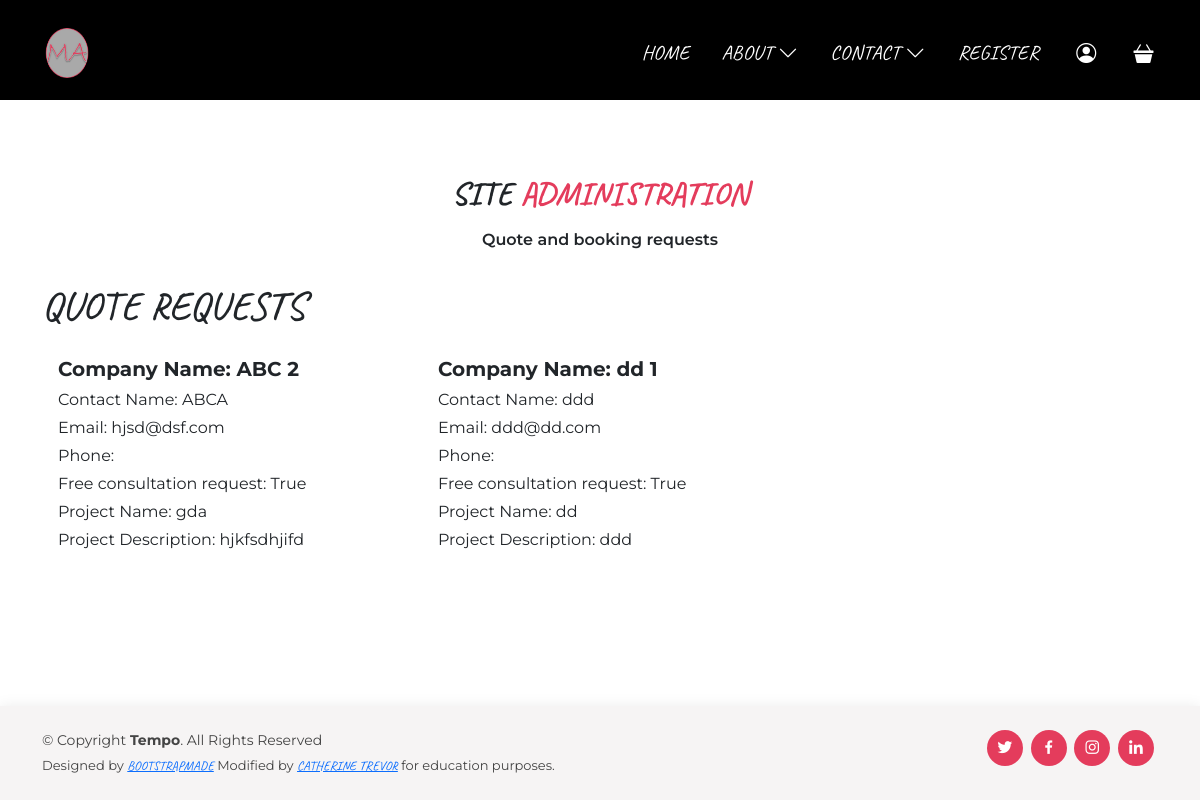
The app's page /administration/, older data.
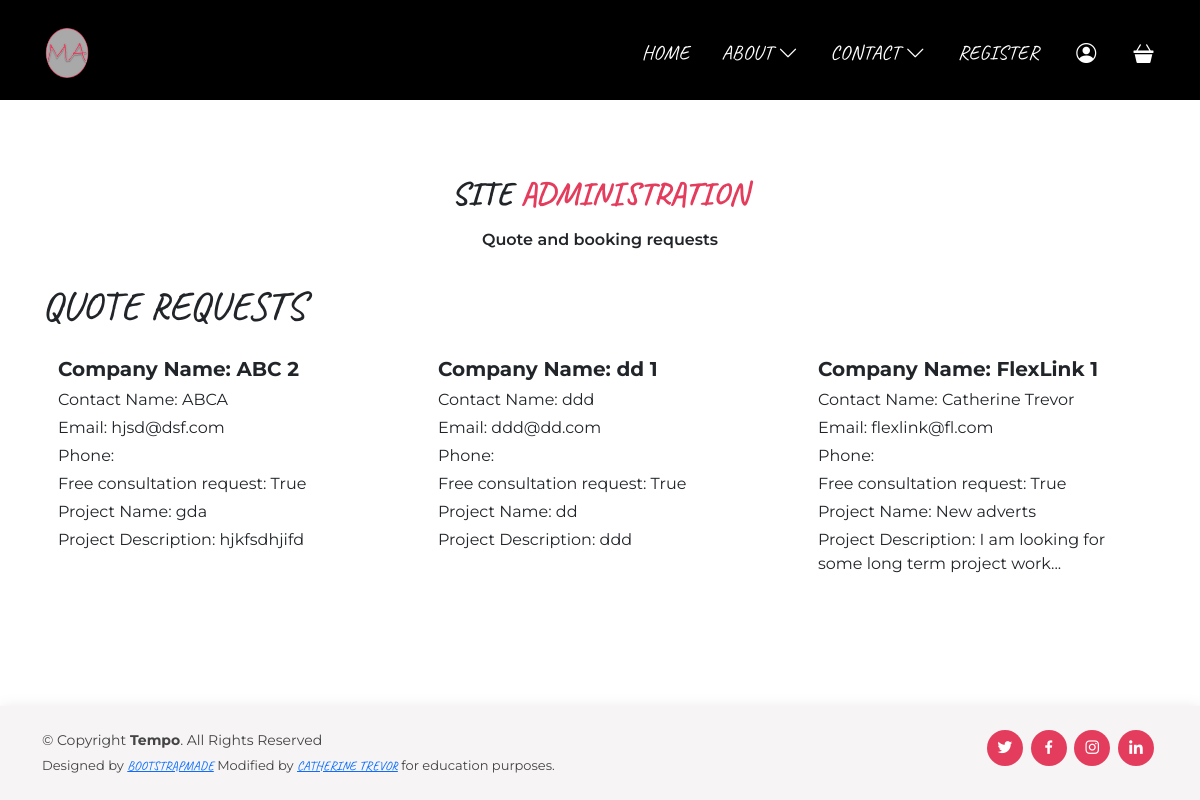
The same page, newer data.
### contact/models.py (models this page shows)
class QuoteRequest(models.Model):
    status_options = (
        ('1', 'Update consultation status'),
        ('2', 'No consultation requested'),
        ('3', 'Consultation requested'),
        ('4', 'Consultation booked'),
    )
    company_name = models.CharField(max_length=50, null=False, blank=False)
    full_name = models.CharField(max_length=50, null=False)
    email = models.EmailField(max_length=254, null=False, blank=False)
    phone = PhoneField(blank=True)
    free_consultation_request = models.BooleanField()
    project_name = models.CharField(max_length=254)
    project_description = models.CharField(max_length=254)
    request_date = models.DateTimeField(auto_now_add=True)
    consultation_status = models.CharField(max_length=254, blank=True,
                                           choices=status_options, default=1)
    notes = models.TextField(blank=True)

### administration/views.py (the view)
# urls.py: path('', views.view_quotes, name='view_quotes'),
def view_quotes(request):
    requests = QuoteRequest.objects.all()
    context = {
        'requests': requests,
    }
    return render(request, 'administration/view_quotes.html', context)

### administration/templates/administration/view_quotes.html (shortened to what this page needs)
{% extends "base.html" %}
{% load static %}
{% block extra_page_header  %}
{% include 'includes/additional_header.html' %}
{% endblock %}
{% block content %}
    <section id="products_overview">
        <div class="container">
            <div class="section-title">
                <h3>Site <span>Administration</span></h3>
                <p>
                  Quote and booking requests
                </p>
              </div>
            <div class="row">
                <h1>
                    Quote Requests
                </h1>
                {% for quote in requests %}
                        <div class="col-sm-6 col-md-6 col-lg-4 col-xl-4">
                            <div class="card h-200 border-0">
                                <div class="card-body pb-0">
                                    <p class="lead font-weight-bold mb-0">Company Name: {{ quote.company_name }} {{ quote.consultation_status }}</p>
                                </div>
                                <div class="card-footer bg-white pt-0 border-0 text-left">
                                    <div class="row">
                                        <div class="col">
                                            <p class="mt-1 mb-0">
                                                Contact Name: {{ quote.full_name }}
                                            </p>
                                            <p class="mt-1 mb-0">
                                                Email: {{ quote.email }}
                                            </p>
                                            <p class="mt-1 mb-0">
                                                Phone: {{ quote.phone }}
                                            </p>
                                            <p class="mt-1 mb-0">
                                                Free consultation request: {{ quote.free_consultation_request }}
                                            </p>
                                            <p class="mt-1 mb-0">
                                                Project Name: {{ quote.project_name }}
                                            </p>
                                            <p class="mt-1 mb-0">
                                                Project Description: {{ quote.project_description }}
                                            </p>
                                        </div>
                                    </div>
                                </div>
                            </div>
                        </div>
                {% endfor %}
            </div>
        </div>
    </section>
{% endblock %}

Row changes from the older to the newer data that the page shows:
added QuoteRequest: company_name "FlexLink", consultation_status "1", full_name "Catherine Trevor", email "flexlink@fl.com", free_consultation_request "True", project_name "New adverts", project_description "I am looking for some long term project work..."
